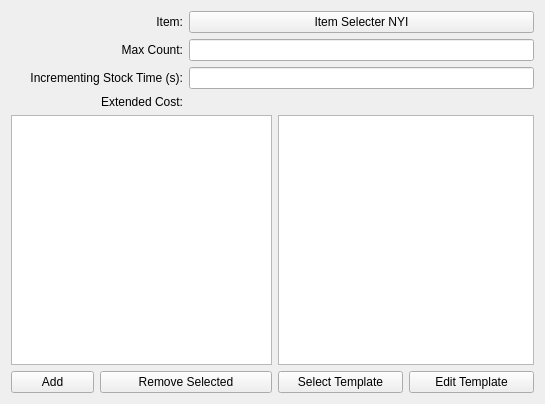
<?xml version="1.0" encoding="UTF-8"?>
<ui version="4.0">
 <class>vendor_edit</class>
 <widget class="QWidget" name="vendor_edit">
  <property name="geometry">
   <rect>
    <x>0</x>
    <y>0</y>
    <width>545</width>
    <height>404</height>
   </rect>
  </property>
  <property name="windowTitle">
   <string>Form</string>
  </property>
  <layout class="QGridLayout" name="gridLayout_2">
   <item row="5" column="4">
    <widget class="QPushButton" name="pushButton_4">
     <property name="text">
      <string>Edit Template</string>
     </property>
    </widget>
   </item>
   <item row="5" column="1" colspan="2">
    <widget class="QPushButton" name="pushButton_3">
     <property name="text">
      <string>Remove Selected</string>
     </property>
    </widget>
   </item>
   <item row="5" column="3">
    <widget class="QPushButton" name="pushButton_5">
     <property name="text">
      <string>Select Template</string>
     </property>
    </widget>
   </item>
   <item row="3" column="0" colspan="2">
    <widget class="QLabel" name="label_4">
     <property name="text">
      <string>Extended Cost:</string>
     </property>
     <property name="alignment">
      <set>Qt::AlignRight|Qt::AlignTrailing|Qt::AlignVCenter</set>
     </property>
    </widget>
   </item>
   <item row="1" column="2" colspan="3">
    <widget class="QLineEdit" name="countEdit"/>
   </item>
   <item row="0" column="0" colspan="2">
    <widget class="QLabel" name="label">
     <property name="text">
      <string>Item:</string>
     </property>
     <property name="alignment">
      <set>Qt::AlignRight|Qt::AlignTrailing|Qt::AlignVCenter</set>
     </property>
    </widget>
   </item>
   <item row="4" column="0" colspan="3">
    <widget class="QListWidget" name="listWidget"/>
   </item>
   <item row="1" column="0" colspan="2">
    <widget class="QLabel" name="label_2">
     <property name="text">
      <string>Max Count:</string>
     </property>
     <property name="alignment">
      <set>Qt::AlignRight|Qt::AlignTrailing|Qt::AlignVCenter</set>
     </property>
    </widget>
   </item>
   <item row="2" column="2" colspan="3">
    <widget class="QLineEdit" name="restockEdit"/>
   </item>
   <item row="5" column="0">
    <widget class="QPushButton" name="pushButton_2">
     <property name="text">
      <string>Add</string>
     </property>
    </widget>
   </item>
   <item row="4" column="3" colspan="2">
    <widget class="QListWidget" name="listWidget_2"/>
   </item>
   <item row="3" column="2" colspan="3">
    <layout class="QHBoxLayout" name="extendedcostLayout"/>
   </item>
   <item row="0" column="2" colspan="3">
    <widget class="QPushButton" name="pushButton">
     <property name="text">
      <string>Item Selecter NYI</string>
     </property>
    </widget>
   </item>
   <item row="2" column="0" colspan="2">
    <widget class="QLabel" name="label_3">
     <property name="text">
      <string>Incrementing Stock Time (s):</string>
     </property>
     <property name="alignment">
      <set>Qt::AlignRight|Qt::AlignTrailing|Qt::AlignVCenter</set>
     </property>
    </widget>
   </item>
  </layout>
 </widget>
 <resources/>
 <connections/>
</ui>
